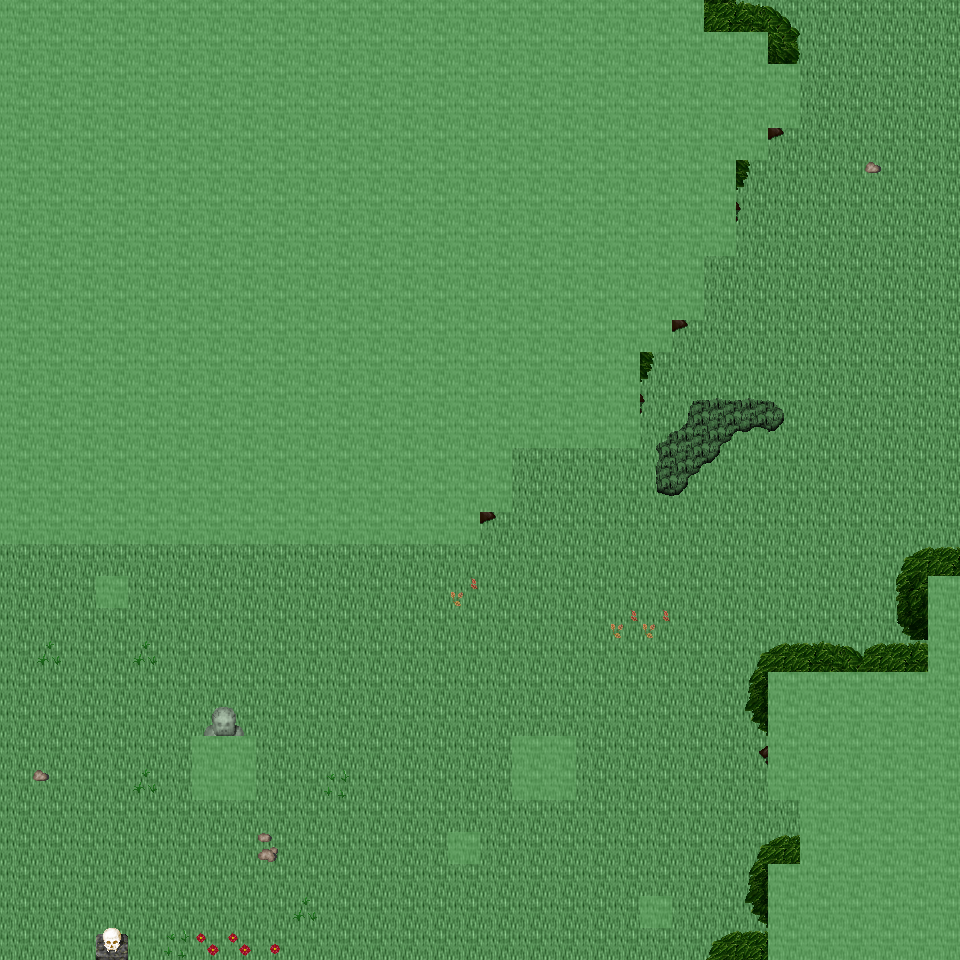

Tiled map render using the project's own tile images. Description and the map definition, with tile-layer contents summarised, below:
An orthogonal 30x30 tile map with 32x32 px tiles, 6 tile layers (Ground, Object, Object2, Above, ...), 32 tilesets and 4 objects (4x mapExit).

<map version="1.0" orientation="orthogonal" renderorder="right-down" width="30" height="30" tilewidth="32" tileheight="32" nextobjectid="5">
  <tileset firstgid="1" name="tileset_ground_ground" tilewidth="32" tileheight="32" tilecount="33" columns="3">
    <image source="../drawable/tileset_ground_ground.png" width="96" height="352" />
  </tileset>
  <tileset firstgid="34" name="tileset_building_decoration_floor_sparkle" tilewidth="32" tileheight="32" tilecount="18" columns="3">
    <image source="../drawable/tileset_building_decoration_floor_sparkle.png" width="96" height="192" />
  </tileset>
  <tileset firstgid="52" name="tileset_ground_ladder_steps" tilewidth="32" tileheight="32" tilecount="6" columns="3">
    <image source="../drawable/tileset_ground_ladder_steps.png" width="96" height="64" />
  </tileset>
  <tileset firstgid="58" name="tileset_plant_flower_daisy_yellow" tilewidth="32" tileheight="32" tilecount="8" columns="2">
    <image source="../drawable/tileset_plant_flower_daisy_yellow.png" width="64" height="128" />
  </tileset>
  <tileset firstgid="66" name="tileset_plant_flower_daisy_white" tilewidth="32" tileheight="32" tilecount="8" columns="2">
    <image source="../drawable/tileset_plant_flower_daisy_white.png" width="64" height="128" />
  </tileset>
  <tileset firstgid="74" name="tileset_plant_grasses" tilewidth="32" tileheight="32" tilecount="6" columns="3">
    <image source="../drawable/tileset_plant_grasses.png" width="96" height="64" />
  </tileset>
  <tileset firstgid="80" name="tileset_item_statue_green_stone" tilewidth="32" tileheight="32" tilecount="12" columns="4">
    <image source="../drawable/tileset_item_statue_green_stone.png" width="128" height="96" />
  </tileset>
  <tileset firstgid="92" name="tileset_plant_flower_daisy_red" tilewidth="32" tileheight="32" tilecount="8" columns="2">
    <image source="../drawable/tileset_plant_flower_daisy_red.png" width="64" height="128" />
  </tileset>
  <tileset firstgid="100" name="tileset_item_statue_skullpedestal" tilewidth="32" tileheight="32" tilecount="2" columns="1">
    <image source="../drawable/tileset_item_statue_skullpedestal.png" width="32" height="64" />
  </tileset>
  <tileset firstgid="102" name="tileset_plant_tree_tree_darkgreen" tilewidth="32" tileheight="32" tilecount="88" columns="8">
    <image source="../drawable/tileset_plant_tree_tree_darkgreen.png" width="256" height="352" />
  </tileset>
  <tileset firstgid="190" name="tileset_item_corpse_skull_pale" tilewidth="32" tileheight="32" tilecount="2" columns="2">
    <image source="../drawable/tileset_item_corpse_skull_pale.png" width="64" height="32" />
  </tileset>
  <tileset firstgid="192" name="tileset_plant_leaves" tilewidth="32" tileheight="32" tilecount="8" columns="4">
    <image source="../drawable/tileset_plant_leaves.png" width="128" height="64" />
  </tileset>
  <tileset firstgid="200" name="tileset_plant_bush_bushes" tilewidth="32" tileheight="32" tilecount="10" columns="5">
    <image source="../drawable/tileset_plant_bush_bushes.png" width="160" height="64" />
  </tileset>
  <tileset firstgid="210" name="tileset_building_decoration_rocks_2" tilewidth="32" tileheight="32" tilecount="2" columns="1">
    <image source="../drawable/tileset_building_decoration_rocks_2.png" width="32" height="64" />
  </tileset>
  <tileset firstgid="212" name="tileset_object_well" tilewidth="32" tileheight="32" tilecount="4" columns="2">
    <image source="../drawable/tileset_object_well.png" width="64" height="64" />
  </tileset>
  <tileset firstgid="216" name="tileset_plant_stump_stump_green" tilewidth="32" tileheight="32" tilecount="4" columns="2">
    <image source="../drawable/tileset_plant_stump_stump_green.png" width="64" height="64" />
  </tileset>
  <tileset firstgid="220" name="tileset_item_statue_green_stone_3" tilewidth="32" tileheight="32" tilecount="3" columns="1">
    <image source="../drawable/tileset_item_statue_green_stone_3.png" width="32" height="96" />
  </tileset>
  <tileset firstgid="223" name="tileset_ground_rock_pebbles" tilewidth="32" tileheight="32" tilecount="3" columns="1">
    <image source="../drawable/tileset_ground_rock_pebbles.png" width="32" height="96" />
  </tileset>
  <tileset firstgid="226" name="tileset_plant_vine" tilewidth="32" tileheight="32" tilecount="3" columns="1">
    <image source="../drawable/tileset_plant_vine.png" width="32" height="96" />
  </tileset>
  <tileset firstgid="229" name="tileset_plant_tree_tree_green" tilewidth="32" tileheight="32" tilecount="88" columns="8">
    <image source="../drawable/tileset_plant_tree_tree_green.png" width="256" height="352" />
  </tileset>
  <tileset firstgid="317" name="tileset_plant_stump_stump_purple" tilewidth="32" tileheight="32" tilecount="4" columns="2">
    <image source="../drawable/tileset_plant_stump_stump_purple.png" width="64" height="64" />
  </tileset>
  <tileset firstgid="321" name="tileset_building_decoration_rocks" tilewidth="32" tileheight="32" tilecount="6" columns="3">
    <image source="../drawable/tileset_building_decoration_rocks.png" width="96" height="64" />
  </tileset>
  <tileset firstgid="327" name="tileset_logic_creature_rodent" tilewidth="32" tileheight="32" tilecount="8" columns="8">
    <image source="../drawable/tileset_logic_creature_rodent.png" width="256" height="32" />
  </tileset>
  <tileset firstgid="335" name="tileset_logic_portal" tilewidth="32" tileheight="32" tilecount="24" columns="8">
    <image source="../drawable/tileset_logic_portal.png" width="256" height="96" />
  </tileset>
  <tileset firstgid="359" name="tileset_logic_creature_animal" tilewidth="32" tileheight="32" tilecount="32" columns="8">
    <image source="../drawable/tileset_logic_creature_animal.png" width="256" height="128" />
  </tileset>
  <tileset firstgid="391" name="tileset_logic_item_sheepfood" tilewidth="32" tileheight="32" tilecount="1" columns="1">
    <image source="../drawable/tileset_logic_item_sheepfood.png" width="32" height="32" />
  </tileset>
  <tileset firstgid="392" name="tileset_logic_item_resources" tilewidth="32" tileheight="32" tilecount="6" columns="6">
    <image source="../drawable/tileset_logic_item_resources.png" width="192" height="32" />
  </tileset>
  <tileset firstgid="398" name="tileset_logic_creature_gargoyle" tilewidth="32" tileheight="32" tilecount="4" columns="4">
    <image source="../drawable/tileset_logic_creature_gargoyle.png" width="128" height="32" />
  </tileset>
  <tileset firstgid="402" name="tileset_logic_collision" tilewidth="32" tileheight="32" tilecount="1" columns="1">
    <image source="../drawable/tileset_logic_collision.png" width="32" height="32" />
  </tileset>
  <tileset firstgid="403" name="tileset_logic_protection" tilewidth="32" tileheight="32" tilecount="2" columns="2">
    <image source="../drawable/tileset_logic_protection.png" width="64" height="32" />
  </tileset>
  <tileset firstgid="405" name="tileset_ground_grass_2" tilewidth="32" tileheight="32" tilecount="21" columns="3">
    <image source="../drawable/tileset_ground_grass_2.png" width="96" height="224" />
  </tileset>
  <tileset firstgid="426" name="tileset_logic_creature_reptile" tilewidth="32" tileheight="32" tilecount="7" columns="7">
    <image source="../drawable/tileset_logic_creature_reptile.png" width="224" height="32" />
  </tileset>
  <layer name="Ground" width="30" height="30">
    <data>[900 cells, 900 non-empty, 1 distinct tile ids]</data>
  </layer>
  <layer name="Object" width="30" height="30">
    <data>[900 cells, 25 non-empty, 16 distinct tile ids]</data>
  </layer>
  <layer name="Object2" width="30" height="30">
    <data>[900 cells, 74 non-empty, 25 distinct tile ids]</data>
  </layer>
  <layer name="Above" width="30" height="30">
    <data>[900 cells, 400 non-empty, 50 distinct tile ids]</data>
  </layer>
  <layer name="Above2" width="30" height="30">
    <data>[900 cells, 0 non-empty, 0 distinct tile ids]</data>
  </layer>
  <layer name="Walkable" width="30" height="30">
    <data>[900 cells, 427 non-empty, 1 distinct tile ids]</data>
  </layer>
  <objectgroup name="MapEvents">
    <object id="1" name="north" type="mapExit" x="704" y="0" width="256" height="32">
      <properties>
        <property name="map" value="level_0_x121_y77" />
        <property name="x" value="22" />
        <property name="y" value="28" />
      </properties>
    </object>
    <object id="2" name="south" type="mapExit" x="0" y="928" width="768" height="32">
      <properties>
        <property name="map" value="level_0_x121_y79" />
        <property name="x" value="0" />
        <property name="y" value="1" />
      </properties>
    </object>
    <object id="3" name="west" type="mapExit" x="0" y="544" width="32" height="416">
      <properties>
        <property name="map" value="level_0_x120_y78" />
        <property name="x" value="28" />
        <property name="y" value="17" />
      </properties>
    </object>
    <object id="4" name="east" type="mapExit" x="928" y="0" width="32" height="576">
      <properties>
        <property name="map" value="level_0_x122_y78" />
        <property name="x" value="1" />
        <property name="y" value="0" />
      </properties>
    </object>
  </objectgroup>
</map>
